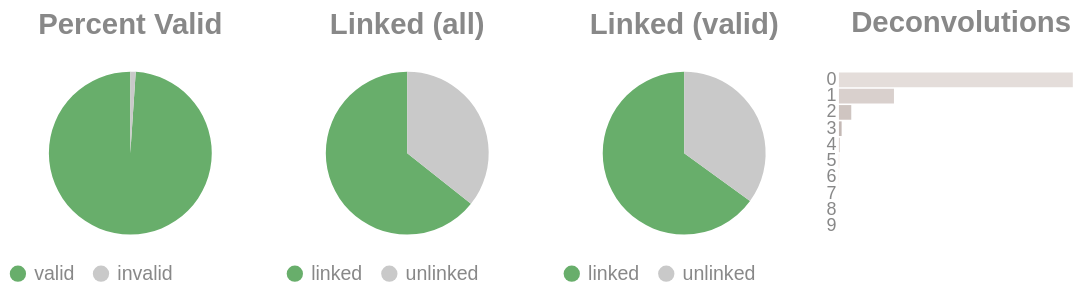

The notebook cell saved with this chart:
### Code cell
if SKIPLR:
    pass
else:
    clash = Counter()
    for i in valids['molecule'].to_list():
        _mol = i.split("-")
        if len(_mol) == 1:
            clash.update('0')
        else:
            clash.update(_mol[-1])

    _d = {"deconvolutions": [], 'count': []}
    for k,v in clash.items():
        _d['deconvolutions'].append(k)
        _d['count'].append(v)

    tot_valid = valids['reads'].sum()
    mask = valids['reads'] >= 2
    n_linked_reads = valids.filter(mask)['reads'].sum()
    if n_linked_reads == 0:
        print_html("No linked molecules (>=2 reads) were detected; skipping linked-only distributions.")
        SKIPLR = True
    else:
        perc_valid = round(tot_valid / n_reads, 4)
        linked_perc_abs = round(n_linked_reads / n_reads, 4)
        linked_perc = round(n_linked_reads / tot_valid, 4)

    _valid = pl.DataFrame({"valids": ['valid', 'invalid'], "count": [tot_valid, n_reads - tot_valid]})
    _linked_abs = pl.DataFrame({"linked (absolute)": ['linked', 'unlinked'], "count": [n_linked_reads, n_reads - n_linked_reads]})
    _linked_rel = pl.DataFrame({"linked (valids)": ['linked', 'unlinked'], "count": [n_linked_reads, tot_valid - n_linked_reads]})

    (
        alt.hconcat(
            piechart(_valid, goodval = 'valid', title = "Percent Valid"),
            piechart(_linked_abs, goodval = "linked", title =  "Linked (all)"),
            piechart(_linked_rel, goodval = "linked", title =  "Linked (valid)"),
            convolutionbar(pl.DataFrame(_d), title = "Deconvolutions"),
            center = True,
            bounds = 'flush'
        )
        .resolve_scale(color='independent')
        .resolve_legend('independent')
        .properties(usermeta={'embedOptions': {"actions": False}})
    ).display()

### Figure 1 — Vega-Lite specification as saved in the notebook (floating-point values rounded to 4 significant figures)
{"width": "container", "height": 400, "config": {"title": {"anchor": "start", "dy": -15, "fontSize": 18, "color": "#888888", "subtitleColor": "#888888", "subtitleFontSize": 14}, "arc": {"fill": "#0072B2"}, "axis": {"domainColor": "#888888", "domainWidth": 0.5, "gridWidth": 0.2, "grid": false, "titleFontWeight": 400, "titleFontSize": 15, "labelFontSize": 11, "labelColor": "#888888", "tickColor": "#888888", "tickWidth": 0.2, "titleColor": "#888888"}, "axisBand": {"grid": false}, "axisX": {"grid": true, "tickSize": 10, "domainCap": "round"}, "axisY": {"domain": false, "grid": true, "tickSize": 0, "domainCap": "round"}, "background": "transparent", "header": {"labelFontSize": 15, "labelColor": "#888888", "titleFontSize": 15, "titleFontWeight": 600, "titleColor": "#888888"}, "legend": {"labelFont": "sans-serif", "labelFontSize": 12, "labelColor": "#888888", "symbolSize": 100, "symbolType": "circle", "titleFontSize": 12, "titlePadding": 10, "titleColor": "#888888", "title": null}, "range": {"category": ["#E69F00", "#56B4E9", "#009E73", "#F0E442", "#0072B2", "#D55E00", "#CC79A7", "#000000"], "diverging": ["#cfe8f3", "#a2d4ec", "#73bfe2", "#46abdb", "#1696d2", "#12719e"]}, "area": {"fill": "#0072B2", "fillOpacity": 0.7, "line": true, "strokeOpacity": 0.7}, "line": {"color": "#0072B2", "stroke": "#0072B2", "strokeWidth": 2}, "trail": {"color": "#0072B2", "stroke": "#0072B2", "strokeWidth": 0, "size": 1}, "point": {"filled": true, "fillOpacity": 1.0, "size": 95}, "text": {"color": "#888888", "fontSize": 11, "align": "right", "fontWeight": 400, "size": 11}, "bar": {"fill": "#0072B2", "stroke": null}, "view": {"stroke": null, "continuousWidth": 660, "continuousHeight": 400}}, "hconcat": [{"data": {"name": "data-ab18caa5c850276807c5473fd1f678de"}, "mark": {"type": "arc"}, "encoding": {"color": {"field": "valids", "legend": {"orient": "bottom", "title": null}, "scale": {"domain": ["valid", "invalid"], "range": ["#68ae6b", "#C9C9C9"]}, "title": "Valids", "type": "nominal"}, "theta": {"field": "count", "type": "quantitative"}, "tooltip": [{"field": "valids", "title": "Valids", "type": "ordinal"}, {"field": "percent", "format": ".2%", "title": "Percent", "type": "quantitative"}, {"field": "count", "title": "Count", "type": "quantitative"}]}, "height": 100, "title": {"text": "Percent Valid", "align": "center", "anchor": "middle"}, "transform": [{"calculate": "datum.count / 2359221", "as": "percent"}], "width": 150}, {"data": {"name": "data-fdbfcd19b53ed8c57091ae3188c25d60"}, "mark": {"type": "arc"}, "encoding": {"color": {"field": "linked (absolute)", "legend": {"orient": "bottom", "title": null}, "scale": {"domain": ["linked", "unlinked"], "range": ["#68ae6b", "#C9C9C9"]}, "title": "Linked (Absolute)", "type": "nominal"}, "theta": {"field": "count", "type": "quantitative"}, "tooltip": [{"field": "linked (absolute)", "title": "Linked (Absolute)", "type": "ordinal"}, {"field": "percent", "format": ".2%", "title": "Percent", "type": "quantitative"}, {"field": "count", "title": "Count", "type": "quantitative"}]}, "height": 100, "title": {"text": "Linked (all)", "align": "center", "anchor": "middle"}, "transform": [{"calculate": "datum.count / 2359221", "as": "percent"}], "width": 150}, {"data": {"name": "data-8f9c69a4032326022d4defc8b689d585"}, "mark": {"type": "arc"}, "encoding": {"color": {"field": "linked (valids)", "legend": {"orient": "bottom", "title": null}, "scale": {"domain": ["linked", "unlinked"], "range": ["#68ae6b", "#C9C9C9"]}, "title": "Linked (Valids)", "type": "nominal"}, "theta": {"field": "count", "type": "quantitative"}, "tooltip": [{"field": "linked (valids)", "title": "Linked (Valids)", "type": "ordinal"}, {"field": "percent", "format": ".2%", "title": "Percent", "type": "quantitative"}, {"field": "count", "title": "Count", "type": "quantitative"}]}, "height": 100, "title": {"text": "Linked (valid)", "align": "center", "anchor": "middle"}, "transform": [{"calculate": "datum.count / 2334213", "as": "percent"}], "width": 150}, {"data": {"name": "data-60eeb3ba8c4de333bcc3b4bc8be3eb2a"}, "mark": {"type": "bar"}, "encoding": {"color": {"field": "deconvolutions", "legend": null, "scale": {"scheme": "lightgreyred"}, "type": "nominal"}, "tooltip": [{"field": "deconvolutions", "title": "Deconvolutions", "type": "ordinal"}, {"field": "percent", "format": ".2%", "title": "Percent", "type": "quantitative"}, {"field": "count", "title": "Count", "type": "quantitative"}], "x": {"axis": null, "field": "count", "type": "quantitative"}, "y": {"field": "deconvolutions", "sort": "ascending", "title": null, "type": "nominal"}}, "height": 100, "title": {"text": "Deconvolutions", "align": "center", "anchor": "middle"}, "transform": [{"calculate": "datum.count / 1246832", "as": "percent"}], "width": 150}], "bounds": "flush", "center": true, "resolve": {"legend": {"angle": "independent"}, "scale": {"color": "independent"}}, "usermeta": {"embedOptions": {"actions": false}}, "$schema": "https://vega.github.io/schema/vega-lite/v6.4.1.json", "datasets": {"data-ab18caa5c850276807c5473fd1f678de": [{"valids": "valid", "count": 2334213}, {"valids": "invalid", "count": 25008}], "data-fdbfcd19b53ed8c57091ae3188c25d60": [{"linked (absolute)": "linked", "count": 1516945}, {"linked (absolute)": "unlinked", "count": 842276}], "data-8f9c69a4032326022d4defc8b689d585": [{"linked (valids)": "linked", "count": 1516945}, {"linked (valids)": "unlinked", "count": 817268}], "data-60eeb3ba8c4de333bcc3b4bc8be3eb2a": [{"deconvolutions": "0", "count": 957141}, {"deconvolutions": "1", "count": 225190}, {"deconvolutions": "2", "count": 50453}, {"deconvolutions": "3", "count": 11005}, {"deconvolutions": "4", "count": 2315}, {"deconvolutions": "5", "count": 529}, {"deconvolutions": "6", "count": 141}, {"deconvolutions": "7", "count": 41}, {"deconvolutions": "8", "count": 14}, {"deconvolutions": "9", "count": 3}]}}
